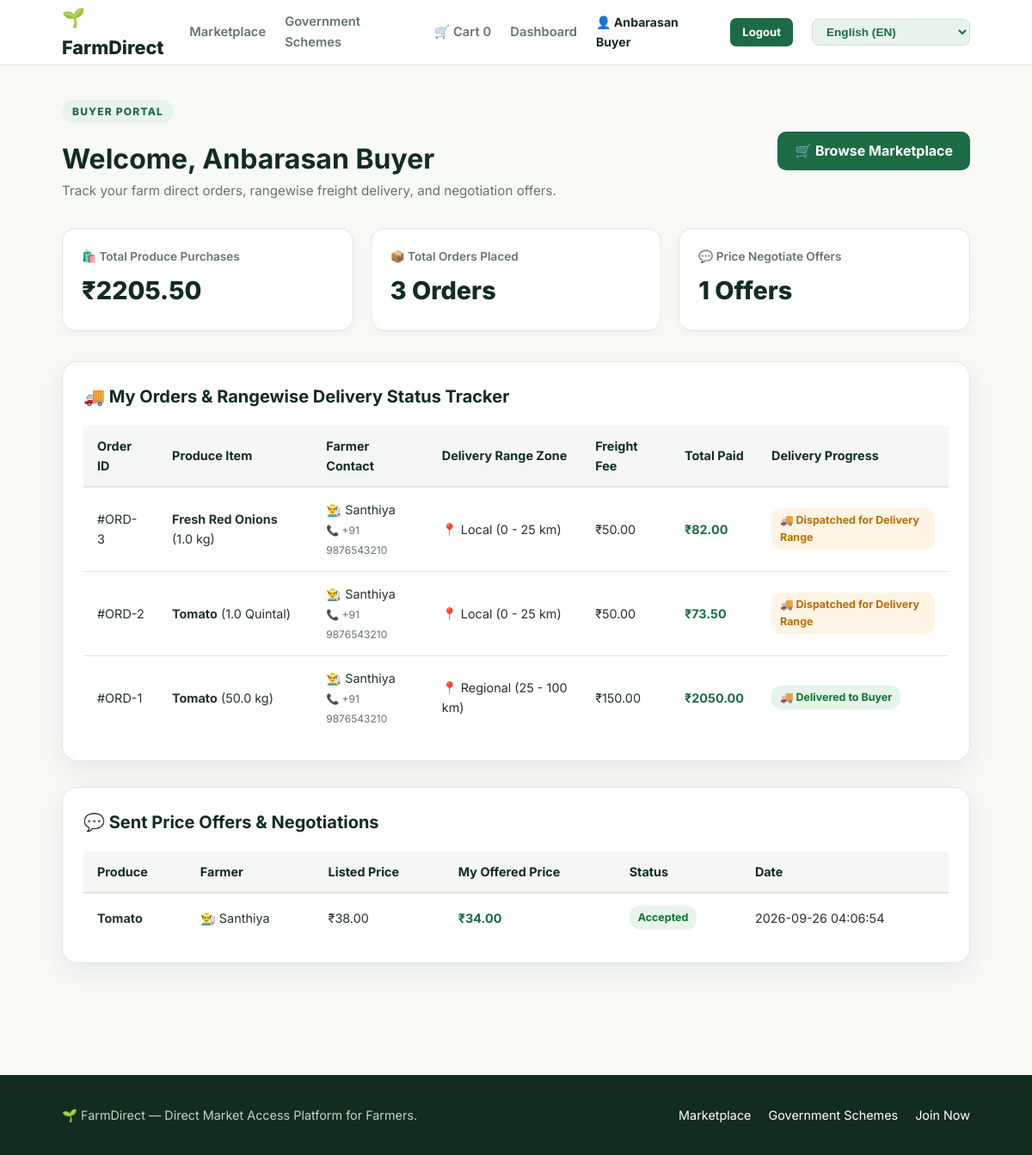
/dashboard (signed in), run on the app's committed database.
### tables this page shows
CREATE TABLE orders(
      id INTEGER PRIMARY KEY AUTOINCREMENT,
      produce_id INTEGER NOT NULL,
      buyer_id INTEGER NOT NULL,
      quantity REAL NOT NULL,
      subtotal REAL DEFAULT 0,
      delivery_range TEXT DEFAULT 'Local (0 - 25 km)',
      delivery_fee REAL DEFAULT 50.0,
      total REAL NOT NULL,
      payment_method TEXT DEFAULT 'UPI / Online',
      payment_status TEXT DEFAULT 'Paid',
      transaction_id TEXT,
      shipping_address TEXT,
      status TEXT DEFAULT 'Confirmed',
      delivery_status TEXT DEFAULT 'Processing',
      created_at TIMESTAMP DEFAULT CURRENT_TIMESTAMP,
      FOREIGN KEY(produce_id) REFERENCES produce(id),
      FOREIGN KEY(buyer_id) REFERENCES users(id)
    );

CREATE TABLE produce(
      id INTEGER PRIMARY KEY AUTOINCREMENT,
      farmer_id INTEGER NOT NULL,
      name TEXT NOT NULL,
      category TEXT NOT NULL,
      quantity REAL NOT NULL,
      unit TEXT NOT NULL,
      price REAL NOT NULL,
      location TEXT NOT NULL,
      description TEXT,
      image_url TEXT,
      status TEXT DEFAULT 'Available',
      created_at TIMESTAMP DEFAULT CURRENT_TIMESTAMP,
      FOREIGN KEY(farmer_id) REFERENCES users(id)
    );

CREATE TABLE users(
      id INTEGER PRIMARY KEY AUTOINCREMENT,
      name TEXT NOT NULL,
      email TEXT UNIQUE NOT NULL,
      password TEXT NOT NULL,
      role TEXT NOT NULL CHECK(role IN ('farmer','buyer','admin')),
      phone TEXT,
      location TEXT
    );

CREATE TABLE offers(
      id INTEGER PRIMARY KEY AUTOINCREMENT,
      produce_id INTEGER NOT NULL,
      buyer_id INTEGER NOT NULL,
      offered_price REAL NOT NULL,
      message TEXT,
      status TEXT DEFAULT 'Pending',
      created_at TIMESTAMP DEFAULT CURRENT_TIMESTAMP,
      FOREIGN KEY(produce_id) REFERENCES produce(id),
      FOREIGN KEY(buyer_id) REFERENCES users(id)
    );

### app.py (the view, shortened to what this page needs)
@app.route("/dashboard")
def dashboard():
    if "user_id" not in session:
        flash("Please log in to access your dashboard.", "error")
        return redirect(url_for("login"))
    conn = get_db()
    role = session["role"]
    user_id = session["user_id"]
    if role == "farmer":
        produce = conn.execute("SELECT * FROM produce WHERE farmer_id = ? ORDER BY id DESC", (user_id,)).fetchall()
        offers = conn.execute("""
            SELECT o.*, p.name as produce_name, u.name as buyer_name, u.phone as buyer_phone
            FROM offers o
            JOIN produce p ON o.produce_id = p.id
            JOIN users u ON o.buyer_id = u.id
            WHERE p.farmer_id = ? ORDER BY o.id DESC
        """, (user_id,)).fetchall()
        orders = conn.execute("""
            SELECT ord.*, p.name as produce_name, u.name as buyer_name, u.phone as buyer_phone, u.location as buyer_location
            FROM orders ord
            JOIN produce p ON ord.produce_id = p.id
            JOIN users u ON ord.buyer_id = u.id
            WHERE p.farmer_id = ? ORDER BY ord.id DESC
        """, (user_id,)).fetchall()
        total_sales = sum([o["total"] for o in orders if o["status"] in ("Confirmed", "Delivered")])
        conn.close()
        return render_template("farmer_dashboard.html", produce=produce, offers=offers, orders=orders, total_sales=total_sales)
    else: # buyer
        orders = conn.execute("""
            SELECT ord.*, p.name as produce_name, p.unit, p.price as original_price, u.name as farmer_name, u.phone as farmer_phone
            FROM orders ord
            JOIN produce p ON ord.produce_id = p.id
            JOIN users u ON p.farmer_id = u.id
            WHERE ord.buyer_id = ? ORDER BY ord.id DESC
        """, (user_id,)).fetchall()
        offers = conn.execute("""
            SELECT o.*, p.name as produce_name, p.price as listed_price, u.name as farmer_name
            FROM offers o
            JOIN produce p ON o.produce_id = p.id
            JOIN users u ON p.farmer_id = u.id
            WHERE o.buyer_id = ? ORDER BY o.id DESC
        """, (user_id,)).fetchall()
        total_spent = sum([o["total"] for o in orders])
        conn.close()
        return render_template("buyer_dashboard.html", orders=orders, offers=offers, total_spent=total_spent)

### app.py (called while the page is built)
@app.before_request
def sanitize_legacy_sessions():
    if session.get("name") and "freshmarket" in session.get("name", "").lower():
        session["name"] = "Anbarasan Buyer"

def get_db():
    DB_DIR.mkdir(exist_ok=True)
    conn = sqlite3.connect(DB)
    conn.row_factory = sqlite3.Row
    return conn

### templates/buyer_dashboard.html (shortened to what this page needs)
{% extends "base.html" %}
{% block content %}
<div class="dashboard-container">
  <div class="dash-header">
    <div class="dash-title">
      <span class="badge">BUYER PORTAL</span>
      <h1>Welcome, {{ session.name }}</h1>
      <p style="color: var(--muted); font-size: 0.95rem;">Track your farm direct orders, rangewise freight delivery, and negotiation offers.</p>
    </div>
    <a href="{{ url_for('index') }}" class="btn">🛒 Browse Marketplace</a>
  </div>
  <div class="metrics-grid">
    <div class="metric-card">
      <p>🛍️ Total Produce Purchases</p>
      <h3>₹{{ "%.2f"|format(total_spent) }}</h3>
    </div>
    <div class="metric-card">
      <p>📦 Total Orders Placed</p>
      <h3>{{ orders|length }} Orders</h3>
    </div>
    <div class="metric-card">
      <p>💬 Price Negotiate Offers</p>
      <h3>{{ offers|length }} Offers</h3>
    </div>
  </div>
  <div class="data-panel">
    <h2>🚚 My Orders & Rangewise Delivery Status Tracker</h2>
    <div class="table-responsive">
      <table>
        <thead>
          <tr>
            <th>Order ID</th>
            <th>Produce Item</th>
            <th>Farmer Contact</th>
            <th>Delivery Range Zone</th>
            <th>Freight Fee</th>
            <th>Total Paid</th>
            <th>Delivery Progress</th>
          </tr>
        </thead>
        <tbody>
          {% for ord in orders %}
            <tr>
              <td>#ORD-{{ ord.id }}</td>
              <td><strong>{{ ord.produce_name }}</strong> ({{ ord.quantity }} {{ ord.unit }})</td>
              <td>
                👨‍🌾 {{ ord.farmer_name }}<br>
                <small style="color: var(--muted);">📞 {{ ord.farmer_phone or 'N/A' }}</small>
              </td>
              <td>📍 {{ ord.delivery_range or 'Local (0 - 25 km)' }}</td>
              <td>₹{{ "%.2f"|format(ord.delivery_fee or 50) }}</td>
              <td><strong style="color: var(--primary);">₹{{ "%.2f"|format(ord.total) }}</strong></td>
              <td>
                <span class="status-badge status-{{ 'accepted' if ord.delivery_status == 'Delivered to Buyer' else 'pending' }}">
                  🚚 {{ ord.delivery_status or 'Processing' }}
                </span>
              </td>
            </tr>
          {% else %}
            <tr>
              <td colspan="7" style="text-align: center; color: var(--muted); padding: 24px;">You haven't placed any orders yet. <a href="{{ url_for('index') }}" style="color: var(--primary); font-weight: 700;">Explore fresh farm produce!</a></td>
            </tr>
          {% endfor %}
        </tbody>
      </table>
    </div>
  </div>
  <div class="data-panel">
    <h2>💬 Sent Price Offers & Negotiations</h2>
    <div class="table-responsive">
      <table>
        <thead>
          <tr>
            <th>Produce</th>
            <th>Farmer</th>
            <th>Listed Price</th>
            <th>My Offered Price</th>
            <th>Status</th>
            <th>Date</th>
          </tr>
        </thead>
        <tbody>
          {% for off in offers %}
            <tr>
              <td><strong>{{ off.produce_name }}</strong></td>
              <td>👨‍🌾 {{ off.farmer_name }}</td>
              <td>₹{{ "%.2f"|format(off.listed_price) }}</td>
              <td><strong style="color: var(--primary);">₹{{ "%.2f"|format(off.offered_price) }}</strong></td>
              <td><span class="status-badge status-{{ off.status|lower }}">{{ off.status }}</span></td>
              <td>{{ off.created_at }}</td>
            </tr>
          {% else %}
            <tr>
              <td colspan="6" style="text-align: center; color: var(--muted); padding: 24px;">No negotiation offers sent.</td>
            </tr>
          {% endfor %}
        </tbody>
      </table>
    </div>
  </div>
</div>
{% endblock %}

### static/css/style.css (style rules this page uses)
:root { --primary: #1d6b45; --primary-hover: #145032; --primary-light: #e8f3ec; --accent: #f5a623; --dark: #122c20; --text: #24332b; --muted: #64746b; --bg: #f8faf6; --card-bg: #ffffff; --border: #e2e8df; --radius: 14px; --shadow: 0 10px 30px rgba(18, 44, 32, 0.08); --transition: all 0.25s ease; }
* { box-sizing: border-box; margin: 0; padding: 0; }
body { font-family: 'Inter', -apple-system, BlinkMacSystemFont, "Segoe UI", Roboto, sans-serif; color: var(--text); background-color: var(--bg); line-height: 1.6; }
a { text-decoration: none; color: inherit; }
.btn { background: var(--primary); color: #ffffff; padding: 10px 20px; border-radius: 10px; font-weight: 700; border: none; cursor: pointer; transition: var(--transition); display: inline-flex; align-items: center; justify-content: center; gap: 6px; }
.badge { display: inline-block; font-size: 0.75rem; font-weight: 800; text-transform: uppercase; letter-spacing: 1.2px; color: var(--primary); background: var(--primary-light); padding: 4px 12px; border-radius: 20px; margin-bottom: 16px; }
.dashboard-container { padding: 40px 6%; }
.dash-header { display: flex; justify-content: space-between; align-items: center; margin-bottom: 30px; }
.dash-title h1 { font-size: 2rem; color: var(--dark); }
.metrics-grid { display: grid; grid-template-columns: repeat(auto-fit, minmax(220px, 1fr)); gap: 20px; margin-bottom: 35px; }
.metric-card { background: #ffffff; border: 1px solid var(--border); border-radius: 16px; padding: 22px; box-shadow: 0 4px 15px rgba(0, 0, 0, 0.03); }
.metric-card p { font-size: 0.85rem; color: var(--muted); font-weight: 600; }
.metric-card h3 { font-size: 1.8rem; color: var(--dark); font-weight: 800; margin-top: 6px; }
.data-panel { background: #ffffff; border: 1px solid var(--border); border-radius: 18px; padding: 24px; box-shadow: var(--shadow); margin-bottom: 30px; }
.data-panel h2 { font-size: 1.25rem; color: var(--dark); margin-bottom: 18px; display: flex; justify-content: space-between; align-items: center; }
.table-responsive { overflow-x: auto; }
table { width: 100%; border-collapse: collapse; text-align: left; font-size: 0.9rem; }
th { background: #f4f7f4; padding: 12px 16px; color: var(--dark); font-weight: 700; border-bottom: 2px solid var(--border); }
td { padding: 14px 16px; border-bottom: 1px solid var(--border); color: var(--text); }
tr:last-child td { border-bottom: none; }
.status-badge { padding: 4px 10px; border-radius: 12px; font-size: 0.78rem; font-weight: 700; display: inline-block; }
.status-pending { background: #fff4e5; color: #b76e00; }
.status-accepted, .status-confirmed { background: #e6f4ea; color: #137333; }

### data on the page
orders: id "3", produce_name "Fresh Red Onions", quantity "1.0", unit "kg", farmer_name "Santhiya", phone "+91 9876543210", delivery_range "Local (0 - 25 km)", delivery_fee "50.00", total "82.00", delivery_status "Dispatched for Delivery Range"
orders: id "2", produce_name "Tomato", quantity "1.0", unit "Quintal", farmer_name "Santhiya", phone "+91 9876543210", delivery_range "Local (0 - 25 km)", delivery_fee "50.00", total "73.50", delivery_status "Dispatched for Delivery Range"
orders: id "1", produce_name "Tomato", quantity "50.0", unit "kg", farmer_name "Santhiya", phone "+91 9876543210", delivery_range "Regional (25 - 100 km)", delivery_fee "150.00", total "2050.00", delivery_status "Delivered to Buyer"
offers: produce_name "Tomato", farmer_name "Santhiya", offered_price "34.00", status "Accepted", created_at "2026-09-26 04:06:54"
produce: listed_price "38.00"

### other printed values
{{ session.get('cart', {})|length }} "0"
{{ session.name }} "Anbarasan Buyer"
{{ "%.2f"|format(total_spent) }} "2205.50"
{{ orders|length }} "3"
{{ offers|length }} "1"
